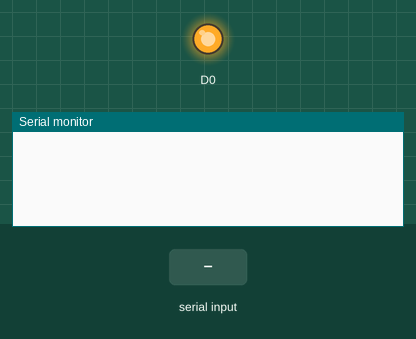
Simulated run of this sketch. Board: ESP8266 (NodeMCU). Shown: output pins drawn as LEDs (lit = HIGH), the last lines printed to the serial monitor. The test bench sets the inputs (shaded band).

Above: at 1.2 s.
1.3 s: "," received over Serial
At 3.5 s:
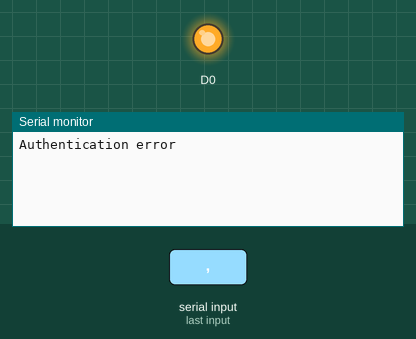
3.8 s: "1" received over Serial
At 5.9 s:
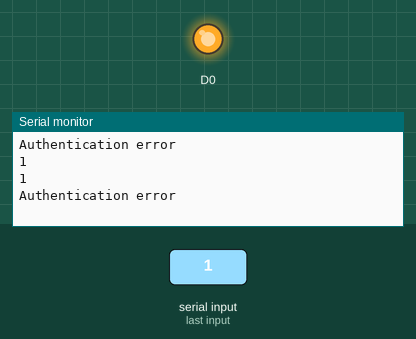

Measured:
- after the input at 1.3 s, the serial monitor: prints a new line after 1.0 s (image 1)
- after the input at 3.8 s, the serial monitor: prints a new line after 1.0 s (image 2)

The sketch:

pwd_protected_led.ino
```cpp
String data;
String reqData = "";
String uname,pass;
String user1="user1";
String pass1="uvwxyz";
String user2="user2";
String pass2="abcdef";
void setup() {
  // put your setup code here, to run once:
  Serial.begin(9600);
   pinMode(D0,OUTPUT);
    digitalWrite(D0,HIGH);
}

void loop() {
  // put your main code here, to run repeatedly:

    while(!Serial.available())
    {
      delay(10);
    }

    if(Serial.available()>0){
    data = Serial.readString();

    uname = data.substring(0,data.indexOf(","));
    pass = data.substring(data.indexOf(",")+1,data.length());

   Serial.println(uname);
   Serial.println(pass);

    if((uname == user1&& pass==pass1) || (uname== user2 && pass==pass2)){


    digitalWrite(D0,LOW);


    }
     else{
        Serial.println("Authentication error");
          digitalWrite(D0,HIGH);
     }


    }
}
```
